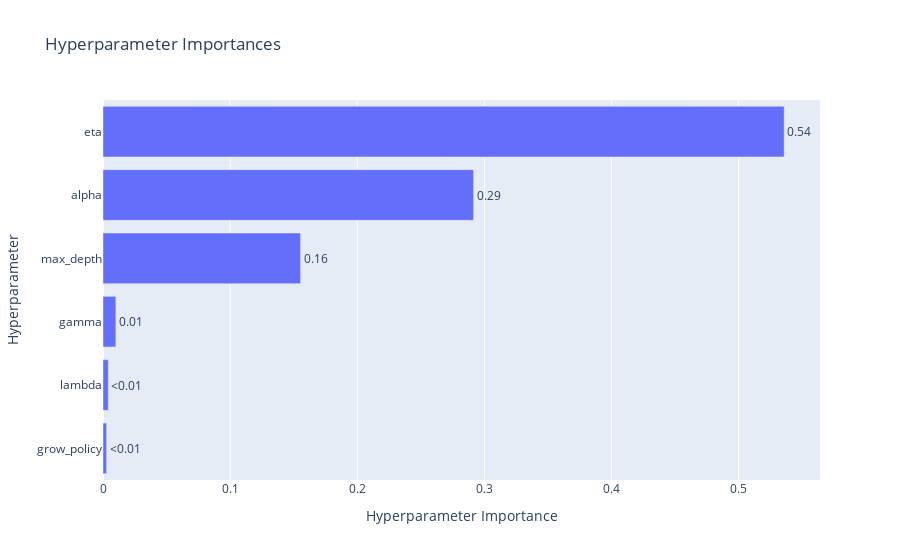

The code cell stored with this chart in its notebook:
### Code cell
vis.plot_param_importances(study)

### Figure 1 — Plotly figure (JSON) as saved in the notebook; plotly's stock layout.template omitted (floating-point values rounded to 4 significant figures)
{"data": [{"cliponaxis": false, "hovertemplate": ["grow_policy (CategoricalDistribution): 0.002849496854447287<extra></extra>", "lambda (FloatDistribution): 0.004182110982071066<extra></extra>", "gamma (FloatDistribution): 0.010118672307640277<extra></extra>", "max_depth (IntDistribution): 0.15543380199620022<extra></extra>", "alpha (FloatDistribution): 0.291554596658697<extra></extra>", "eta (FloatDistribution): 0.5358613212009444<extra></extra>"], "name": "Objective Value", "orientation": "h", "text": ["<0.01", "<0.01", "0.01", "0.16", "0.29", "0.54"], "textposition": "outside", "type": "bar", "x": [0.002849, 0.004182, 0.01012, 0.1554, 0.2916, 0.5359], "y": ["grow_policy", "lambda", "gamma", "max_depth", "alpha", "eta"]}], "layout": {"title": {"text": "Hyperparameter Importances"}, "xaxis": {"title": {"text": "Hyperparameter Importance"}}, "yaxis": {"title": {"text": "Hyperparameter"}}}}
